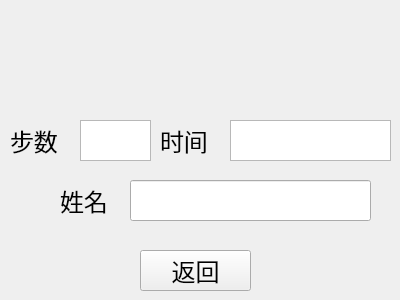
<?xml version="1.0" encoding="UTF-8"?>
<ui version="4.0">
 <class>gameover</class>
 <widget class="QWidget" name="gameover">
  <property name="geometry">
   <rect>
    <x>0</x>
    <y>0</y>
    <width>400</width>
    <height>300</height>
   </rect>
  </property>
  <property name="minimumSize">
   <size>
    <width>400</width>
    <height>300</height>
   </size>
  </property>
  <property name="maximumSize">
   <size>
    <width>400</width>
    <height>300</height>
   </size>
  </property>
  <property name="windowTitle">
   <string>Form</string>
  </property>
  <property name="styleSheet">
   <string notr="true">background-image: url(:/res/background6.png);</string>
  </property>
  <widget class="QWidget" name="widget" native="true">
   <property name="geometry">
    <rect>
     <x>0</x>
     <y>0</y>
     <width>401</width>
     <height>301</height>
    </rect>
   </property>
   <widget class="QLabel" name="label">
    <property name="geometry">
     <rect>
      <x>100</x>
      <y>0</y>
      <width>201</width>
      <height>121</height>
     </rect>
    </property>
    <property name="font">
     <font>
      <family>华康俪金黑W8(P)</family>
      <pointsize>28</pointsize>
     </font>
    </property>
    <property name="styleSheet">
     <string notr="true">background: transparent;</string>
    </property>
    <property name="text">
     <string/>
    </property>
   </widget>
   <widget class="QTextBrowser" name="textBrowser">
    <property name="geometry">
     <rect>
      <x>80</x>
      <y>120</y>
      <width>71</width>
      <height>41</height>
     </rect>
    </property>
    <property name="font">
     <font>
      <family>造字工房朗倩（非商用）常规体</family>
      <pointsize>14</pointsize>
     </font>
    </property>
   </widget>
   <widget class="QLabel" name="label_2">
    <property name="geometry">
     <rect>
      <x>10</x>
      <y>120</y>
      <width>91</width>
      <height>41</height>
     </rect>
    </property>
    <property name="font">
     <font>
      <family>造字工房朗倩（非商用）常规体</family>
      <pointsize>18</pointsize>
     </font>
    </property>
    <property name="styleSheet">
     <string notr="true">background: transparent;</string>
    </property>
    <property name="text">
     <string>步数</string>
    </property>
   </widget>
   <widget class="QPushButton" name="pushButton">
    <property name="geometry">
     <rect>
      <x>140</x>
      <y>250</y>
      <width>111</width>
      <height>41</height>
     </rect>
    </property>
    <property name="font">
     <font>
      <family>隶书</family>
      <pointsize>18</pointsize>
     </font>
    </property>
    <property name="text">
     <string>返回</string>
    </property>
   </widget>
   <widget class="QLabel" name="label_3">
    <property name="geometry">
     <rect>
      <x>60</x>
      <y>180</y>
      <width>91</width>
      <height>41</height>
     </rect>
    </property>
    <property name="font">
     <font>
      <family>造字工房朗倩（非商用）常规体</family>
      <pointsize>18</pointsize>
     </font>
    </property>
    <property name="styleSheet">
     <string notr="true">background: transparent;</string>
    </property>
    <property name="text">
     <string>姓名</string>
    </property>
   </widget>
   <widget class="QLabel" name="label_4">
    <property name="geometry">
     <rect>
      <x>160</x>
      <y>120</y>
      <width>91</width>
      <height>41</height>
     </rect>
    </property>
    <property name="font">
     <font>
      <family>造字工房朗倩（非商用）常规体</family>
      <pointsize>18</pointsize>
     </font>
    </property>
    <property name="styleSheet">
     <string notr="true">background: transparent;</string>
    </property>
    <property name="text">
     <string>时间</string>
    </property>
   </widget>
   <widget class="QTextBrowser" name="textBrowser_2">
    <property name="geometry">
     <rect>
      <x>230</x>
      <y>120</y>
      <width>161</width>
      <height>41</height>
     </rect>
    </property>
    <property name="font">
     <font>
      <family>造字工房朗倩（非商用）常规体</family>
      <pointsize>14</pointsize>
     </font>
    </property>
   </widget>
   <widget class="QLineEdit" name="lineEdit">
    <property name="geometry">
     <rect>
      <x>130</x>
      <y>180</y>
      <width>241</width>
      <height>41</height>
     </rect>
    </property>
    <property name="font">
     <font>
      <family>造字工房朗倩（非商用）常规体</family>
      <pointsize>14</pointsize>
     </font>
    </property>
   </widget>
  </widget>
 </widget>
 <resources/>
 <connections/>
</ui>
